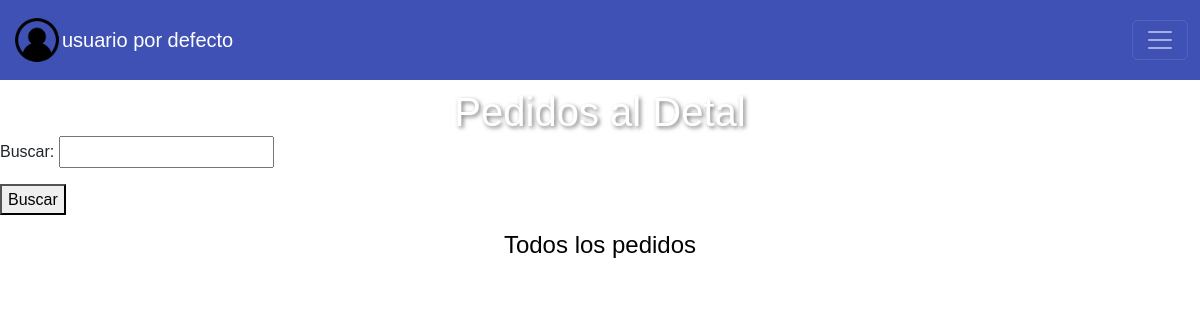
Before: /homeC/pedidosCajero/pedidosemp/ with the older database file.
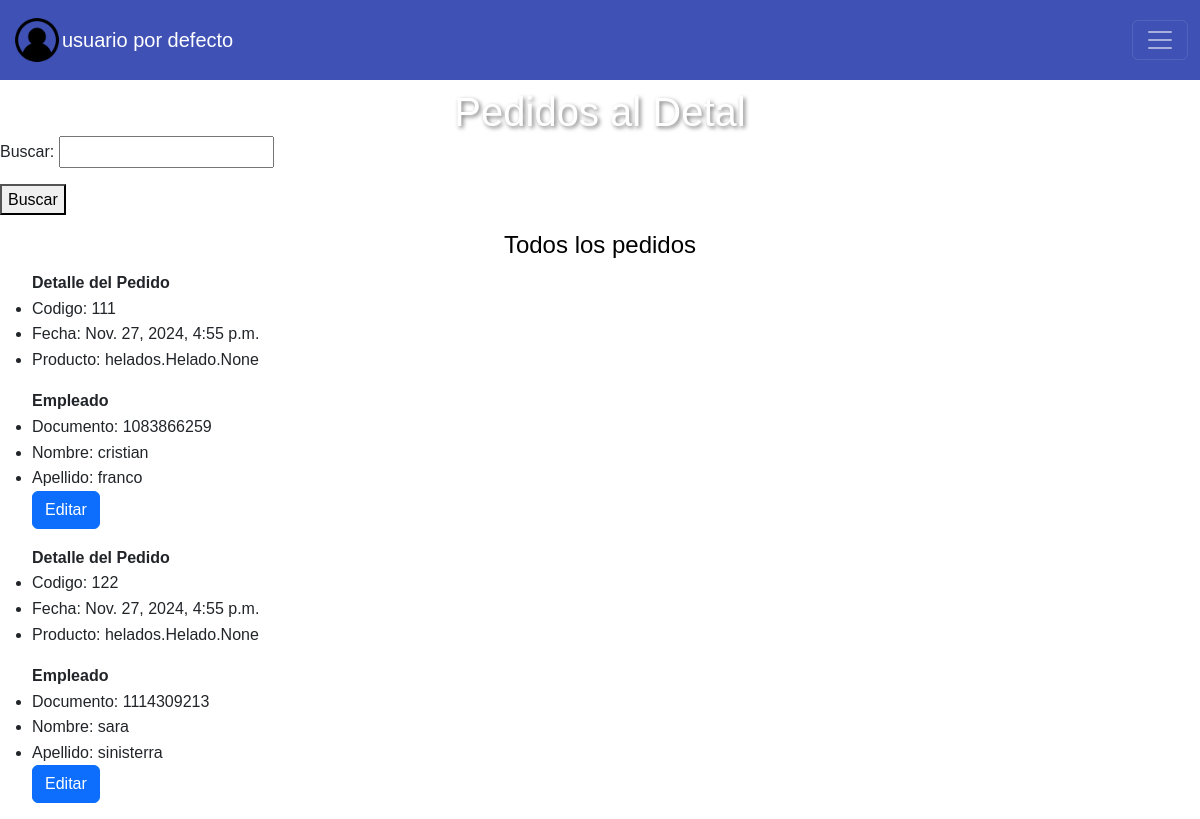
After: the same page with the newer database file.
### helados/models.py (models this page shows, shortened)
class PedidoEmpleado (models.Model):
    codigo = models.IntegerField(blank=False)
    fecha = models.DateTimeField(auto_now_add=True)
    producto = models.ManyToManyField(Helado, related_name='pedidosemp')
    empleado = models.ForeignKey(Empleado, on_delete=models.CASCADE, related_name='pedidosemp')

class Empleado (models.Model):
    nombre = models.CharField(max_length=200)
    apellido = models.CharField(max_length=200)
    documento = models.IntegerField (blank= False)
    telefono = models.IntegerField(blank= False, default=0)
    activo = models.BooleanField(default=True)

### helados/views.py (the view, shortened to what this page needs)
# urls.py: path('homeC/pedidosCajero/pedidosemp/', views.pedidosEmp,  name='pedidosemp'),
def pedidosEmp(request):
    form = BusquedaCodigoForm(request.POST)
    pedidos = PedidoEmpleado.objects.all()
    buscar_realizado = False
    error_busqueda = None
    return render(request, 'pedidos_emp.html', {'form': form,
                                                'pedidos': pedidos,
                                                'buscar_realizado': buscar_realizado,
                                                'error_busqueda' : error_busqueda})

### helados/forms.py
class BusquedaCodigoForm(forms.Form):
    query = forms.IntegerField(label='Buscar', required=False)

### helados/frontend/templates/pedidos_emp.html (shortened to what this page needs)
{% extends 'layouts/base.html' %}
{% block content %}
<h1> Pedidos al Detal </h1>
<form method="POST">
    {{ form.as_p }}
    <button type="submit">Buscar</button>
</form>
{% if buscar_realizado %}
    {% if not error_busqueda %}
    <h2>Resultados de la busqueda</h2>
    {% if pedidos %}
        <ul>
            {% for pedido in pedidos %}
            <b>
                <h0>Detalle del Pedido</h0>
            </b>
            <li>Codigo: {{pedido.codigo}} </li>
            <li>Fecha: {{pedido.fecha}} </li>
            <li>Producto: {{pedido.producto}} </li>
            <p></p>
            <b>
                <h0>Empleado</h0>
            </b>
            <li>Documento: {{pedido.empleado.documento}}</li>
            <li>Nombre: {{pedido.empleado.nombre}}</li>
            <li>Apellido: {{pedido.empleado.apellido}}</li>
            <a href="{% url 'editarpedidosemp' pedido.id %}" class="btn btn-primary">Editar</a>
            <p></p>
            {% endfor %}
        </ul>
    {% else %}
        <p>No se encontraron pedidos con ese código.</p>
    {% endif %}
    {% endif %}
{% else %}
<h2>Todos los pedidos</h2>
<ul>
    {% for pedido in pedidos %}
    <b>
        <h0>Detalle del Pedido</h0>
    </b>
    <li>Codigo: {{pedido.codigo}} </li>
    <li>Fecha: {{pedido.fecha}} </li>
    <li>Producto: {{pedido.producto}} </li>
    <b>
        <h0>Empleado</h0>
    </b>
    <li>Documento: {{pedido.empleado.documento}}</li>
    <li>Nombre: {{pedido.empleado.nombre}}</li>
    <li>Apellido: {{pedido.empleado.apellido}}</li>
    <a href="{% url 'editarpedidosemp' pedido.id %}" class="btn btn-primary">Editar</a>
    {% endfor %}
</ul>
{% endif %}
{% endblock %}

### helados/frontend/templates/layouts/base.html (shortened to what this page needs)
{% load static %}
<!DOCTYPE html>
<html lang="en">
<head>
    <link rel="stylesheet" href="https://cdn.jsdelivr.net/npm/bootstrap@5.3.3/dist/css/bootstrap.min.css">
    <link rel="stylesheet" href="{% static 'styles/pageOpciones.css' %}">
    <link rel="stylesheet" href="{% static 'styles/pageConNavegacion.css' %}">
</head>
<body>
    <nav class="navbar navbar-dark fixed-top custom-navbar">
      <div class="container-fluid d-flex align-items-center">
          <a class="navbar-brand d-flex align-items-center" href="#">
              <img src="{% static 'images/avatar.png' %}" alt="Logo" width="50" height="50" class="d-inline-block align-text-top rounded-circle">
              {% block user %} usuario por defecto {% endblock %}
          </a>
          <button class="navbar-toggler" type="button" data-bs-toggle="offcanvas" data-bs-target="#offcanvasNavbar" aria-controls="offcanvasNavbar" aria-label="Toggle navigation">
              <span class="navbar-toggler-icon"></span>
          </button>
      </div>
  </nav>
  {% block content %}
  {% endblock %}
</body>
</html>

### helados/frontend/static/styles/pageOpciones.css (style rules this page uses)
body, html { margin: 0; padding: 0; font-family: Arial, sans-serif; line-height: 1.6; background-color: white; }
h1 { color: white; text-align: center; font-size: 2.5em; margin: 0; position: relative; z-index: 2; text-shadow: 2px 2px 4px rgba(0,0,0,0.5); }
h2 { color: #000000; font-size: 1.5em; margin-top: 30px; margin-bottom: 15px; }

### helados/frontend/static/styles/pageConNavegacion.css (style rules this page uses)
body { padding-top: 88px; margin: 0; font-family: Arial, sans-serif; background-color: white; }
.navbar { height: 80px; }
.navbar-toggler { display: block !important; }
.custom-navbar { background-color: #3f51b5; }
h2 { margin: 10px 10px; text-align: center; }

Changed rows visible on the page:
added PedidoEmpleado: codigo "111", fecha "Nov. 27, 2024, 4:55 p.m.", producto "helados.Helado.None", empleado.documento "1083866259", empleado.nombre "cristian", empleado.apellido "franco"
added PedidoEmpleado: codigo "122", fecha "Nov. 27, 2024, 4:55 p.m.", producto "helados.Helado.None", empleado.documento "1114309213", empleado.nombre "sara", empleado.apellido "sinisterra"
